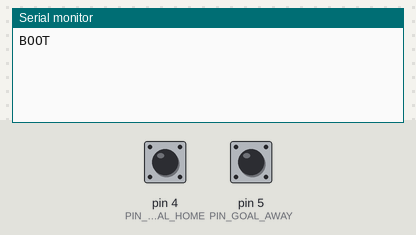
Bench run of a sketch on a simulated Arduino Uno, built with avr-gcc and run on an emulated ATmega328P. On the bench: the last lines printed to the serial monitor. The inputs (shaded band) are chosen by the test bench; at power-on: pin 4 (PIN_GOAL_HOME) HIGH, pin 5 (PIN_GOAL_AWAY) HIGH.

Above: at 1.2 s.
1.3 s: pin 4 (PIN_GOAL_HOME) pulsed LOW 2 times (0.12 s each, 0.3 s apart)
At 3.0 s:
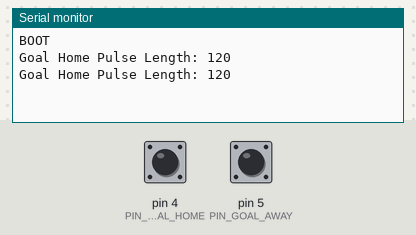
3.4 s: pin 5 (PIN_GOAL_AWAY) pulsed LOW 2 times (0.12 s each, 0.3 s apart)
At 4.8 s:
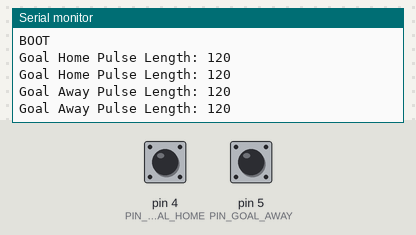

Measured:
- after the input at 1.3 s, the serial monitor: prints a new line after 0.12 s (image 1)
- after the input at 3.4 s, the serial monitor: prints a new line after 0.12 s (image 2)

The sketch:

sensor_module.ino
```cpp
// Pin definitions
//#define PIN_BUTTON_RESET  3
#define PIN_GOAL_HOME     4
#define PIN_GOAL_AWAY     5

// State machine definitions
enum class GoalSensorState { Waiting, Low, High };
//enum class ButtonState { Waiting, Pressed, Released };

// Reset button state machine
// unsigned long resetButtonStartTime = 0;
// unsigned long resetButtonEndTime = 0;
// ButtonState resetButtonState = ButtonState::Waiting;

// Home goal state machine
unsigned long goalHomeSensorStartTime = 0;
unsigned long goalHomeSensorEndTime = 0;
GoalSensorState homeGoalState = GoalSensorState::Waiting;

// Away goal state machine
unsigned long goalAwaySensorStartTime = 0;
unsigned long goalAwaySensorEndTime = 0;
GoalSensorState awayGoalState = GoalSensorState::Waiting;

/*
------------------------------------------------------------------------------
 UART Text Protocol Specification
------------------------------------------------------------------------------

Format:
  ^<TYPE> [<FIELDS>]*<CS>\n

  ^       : Start-of-frame marker
  <TYPE>  : Two-letter message type
  <FIELDS>: Space-separated parameters (optional)
  *<CS>   : 2-digit hexadecimal checksum (LRC of all bytes between '^' and '*')
  \n      : Line terminator (use '\r\n' if required by host)

------------------------------------------------------------------------------
 Message Types
------------------------------------------------------------------------------

  HG <t>   Home goal scored at time <t> (unsigned long)
  AG <t>   Away goal scored at time <t>
  RS       Reset button short press
  RL       Reset button long press

------------------------------------------------------------------------------
 Examples
------------------------------------------------------------------------------

  ^HG 123456*9A\n   → Home goal at clock 123456, checksum 0x9A
  ^AG 223789*B2\n   → Away goal at clock 223789, checksum 0xB2
  ^RS*8F\n          → Reset button short press
  ^RL*73\n          → Reset button long press

------------------------------------------------------------------------------
 Debug and Non-Protocol Output
------------------------------------------------------------------------------

  Any line that does not start with '^' or fails checksum validation
  is considered free-form debug output.
  Example:
      Sensor online at startup
      Clock resync OK

  Receivers may log or ignore such lines.

------------------------------------------------------------------------------
 Notes
------------------------------------------------------------------------------

 - All structured messages include checksums for integrity.
 - Newline-terminated frames allow simple parsing with readStringUntil('\n').
 - LRC is the unsigned 8-bit sum of bytes between '^' and '*' inclusive.
 - ASCII only; no embedded nulls or binary data.
 - Recommended baud rate: 9600.

------------------------------------------------------------------------------
*/

/*
------------------------------------------------------------------------------
 Function: sendFramedCommand
 Purpose : Build and transmit a framed UART message with checksum.
------------------------------------------------------------------------------

 Arguments:
   cmd  - Command string (the content between '^' and '*')
           Example: "HG 123456" or "RS"

 Description:
   This function computes the LRC checksum of the command string, appends it
   as a two-digit hexadecimal value following a '*', prefixes the message with
   '^', and terminates it with '\n'. It then sends the complete frame using
   Serial.println().

   Example:
     sendFramedCommand("HG 123456");
     → Transmitted: ^HG 123456*9A

 Checksum:
   LRC = (sum of all bytes in cmd) modulo 256
   Output as two uppercase hexadecimal digits.

 Dependencies:
   Requires Serial to be initialized via Serial.begin().

------------------------------------------------------------------------------
*/

void sendFramedCommand(const char *cmd) {
  // Compute 8-bit LRC of command string
  uint8_t lrc = 0;
  for (const char *p = cmd; *p; ++p)
    lrc += static_cast<uint8_t>(*p);

  // Convert LRC to 2-digit uppercase hexadecimal
  char hex[3];
  const char hexmap[] = "0123456789ABCDEF";
  hex[0] = hexmap[(lrc >> 4) & 0xF];
  hex[1] = hexmap[lrc & 0xF];
  hex[2] = '\0';

  // Build final framed message: ^<cmd>*<hex>
  String frame = "^";
  frame += cmd;
  frame += "*";
  frame += hex;

  // Transmit via UART with newline termination
  Serial.println(frame);
}

// Called when a goal is scored for the home team.
void goalHomeScored(unsigned long goalTime) {
  char buf[32];
  snprintf(buf, sizeof(buf), "HG %lu", goalTime);
  sendFramedCommand(buf);
}

// Called when a goal is scored for the away team.
void goalAwayScored(unsigned long goalTime) {
  char buf[32];
  snprintf(buf, sizeof(buf), "AG %lu", goalTime);
  sendFramedCommand(buf);
}

// Called when the game reset button is short pressed.
void resetButtonShortPressed() {
  sendFramedCommand("RS");
}

// Called when the game reset button is long pressed.
void resetButtonLongPressed() {
  sendFramedCommand("RL");
}

void setup() {
  // put your setup code here, to run once:
  pinMode(PIN_GOAL_HOME, INPUT);
  pinMode(PIN_GOAL_AWAY, INPUT);
  //pinMode(PIN_BUTTON_RESET, INPUT);

  Serial.begin(9600);
  Serial.println("BOOT");
}

void loop() {
  // Read the value of our reset button
  //int resetButtonPinValue = digitalRead(PIN_BUTTON_RESET);
  // Read the value of our home/away goal sensors
  int homeGoalPinValue = digitalRead(PIN_GOAL_HOME);
  int awayGoalPinValue = digitalRead(PIN_GOAL_AWAY);

  // Read the monotonous clock
  long loopTime = millis();

  // State machine for the reset button.
  // switch (resetButtonState) {
  //   case ButtonState::Waiting:
  //     if (resetButtonPinValue == LOW) {
  //       // Save start of pulse time.
  //       resetButtonStartTime = loopTime;
  //       resetButtonState = ButtonState::Pressed;
  //     }
  //     break;
  //   case ButtonState::Pressed:
  //     if (resetButtonPinValue == HIGH) {
  //       // Save end of pulse time
  //       resetButtonEndTime = loopTime;
  //       resetButtonState = ButtonState::Released;
  //     }
  //     break;
  //   case ButtonState::Released:
  //     {
  //       // Calculate pulse length
  //       long resetButtonPulseLength = resetButtonEndTime - resetButtonStartTime;
  //       // Reset timers
  //       resetButtonStartTime = 0;
  //       resetButtonEndTime = 0;

  //       Serial.print("Reset Button Pulse Length: ");
  //       Serial.println(resetButtonPulseLength);

  //       if (resetButtonPulseLength > 50 && resetButtonPulseLength < 200) {
  //         // short press
  //         resetButtonShortPressed();
  //       } else if (resetButtonPulseLength > 1000 && resetButtonPulseLength < 3000) {
  //         // long press
  //         resetButtonLongPressed();
  //       }
  //     }
  //   default:
  //     resetButtonState = ButtonState::Waiting;
  // }

  // State machine for the home goal sensor.
  switch (homeGoalState) {
    case GoalSensorState::Waiting:
      if (homeGoalPinValue == LOW) {
        // Save start of pulse time.
        goalHomeSensorStartTime = loopTime;
        homeGoalState = GoalSensorState::Low;
      }
      break;
    case GoalSensorState::Low:
      if (homeGoalPinValue == HIGH) {
        // Save end of pulse time
        goalHomeSensorEndTime = loopTime;
        homeGoalState = GoalSensorState::High;
      }
      break;
    case GoalSensorState::High:
      {
        // Calculate pulse length
        long goalHomeSensorPulseLength = goalHomeSensorEndTime - goalHomeSensorStartTime;

        Serial.print("Goal Home Pulse Length: ");
        Serial.println(goalHomeSensorPulseLength);

        if (goalHomeSensorPulseLength > 10 && goalHomeSensorPulseLength < 100) {
          // It's a goal!!!
          goalHomeScored(goalHomeSensorStartTime);
        }

        // Reset timers
        goalHomeSensorStartTime = 0;
        goalHomeSensorEndTime = 0;
      }
    default:
      homeGoalState = GoalSensorState::Waiting;
  }

  // State machine for the away goal sensor.
  switch (awayGoalState) {
    case GoalSensorState::Waiting:
      if (awayGoalPinValue == LOW) {
        // Save start of pulse time.
        goalAwaySensorStartTime = loopTime;
        awayGoalState = GoalSensorState::Low;
      }
      break;
    case GoalSensorState::Low:
      if (awayGoalPinValue == HIGH) {
        // Save end of pulse time
        goalAwaySensorEndTime = loopTime;
        awayGoalState = GoalSensorState::High;
      }
      break;
    case GoalSensorState::High:
      {
        // Calculate pulse length
        long goalAwaySensorPulseLength = goalAwaySensorEndTime - goalAwaySensorStartTime;

        Serial.print("Goal Away Pulse Length: ");
        Serial.println(goalAwaySensorPulseLength);

        if (goalAwaySensorPulseLength > 10 && goalAwaySensorPulseLength < 100) {
          // It's a goal!!!
          goalAwayScored(goalAwaySensorStartTime);
        }

        // Reset timers
        goalAwaySensorStartTime = 0;
        goalAwaySensorEndTime = 0;
      }
    default:
      awayGoalState = GoalSensorState::Waiting;
  }
}
```
